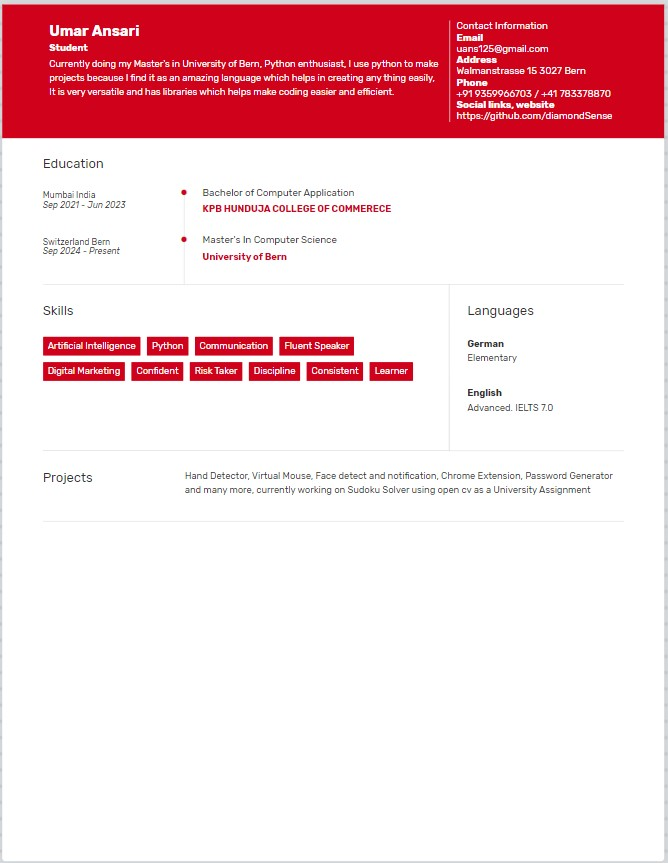
#> input picture New CV.jpg, 668 x 863 px
$ python -i converting_image.py   (imports and definitions only)
#> lines starting #> are read from the running program, lines starting #| are printed output that depends on the picture; after the words box and inside, x2 and y2 are one past the last pixel; in counts of white or black regions, pixels touching at a corner belong together
import sys
import cv2
import easygui
import matplotlib.pyplot as plt
import os
import tkinter as tk
from tkinter import *
from tkinter import messagebox

# [4 lines not run here, left out]
# [1 line that did not run here, left out]

def u ():
    Imagepath = easygui.fileopenbox()
    c(Imagepath)

def c(Imagepath):
#> called with Imagepath = '../New CV.jpg'
    originalimage = cv2.imread(Imagepath)
#> originalimage is the input picture: shape (863, 668, 3); mean B, G, R 216, 211.9, 244.4
    originalimage = cv2.cvtColor(originalimage, cv2.COLOR_BGR2RGB)

    if originalimage is None:
        print('Can not find any image')
        sys.exit()

    R_1 = cv2.resize(originalimage, (800,500))

    greyScaleImage = cv2.cvtColor(originalimage, cv2.COLOR_BGR2GRAY)
    R_2 = cv2.resize(originalimage, (800,500))

    smoothGreyScale = cv2.medianBlur(greyScaleImage, 5)
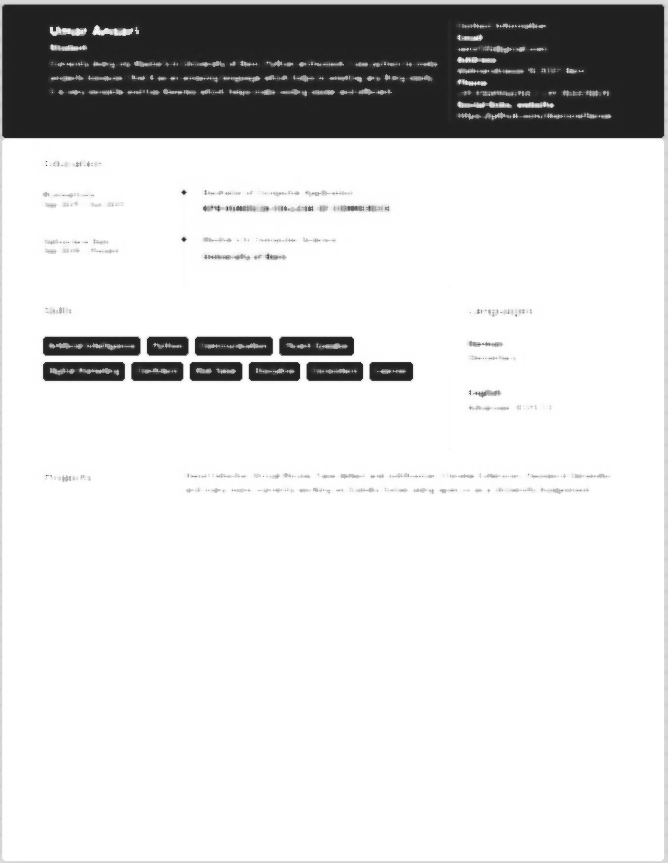
#> smoothGreyScale: shape (863, 668); min 31, max 255, mean 216.9
    R_3 =  cv2.resize(smoothGreyScale,(800,500) )
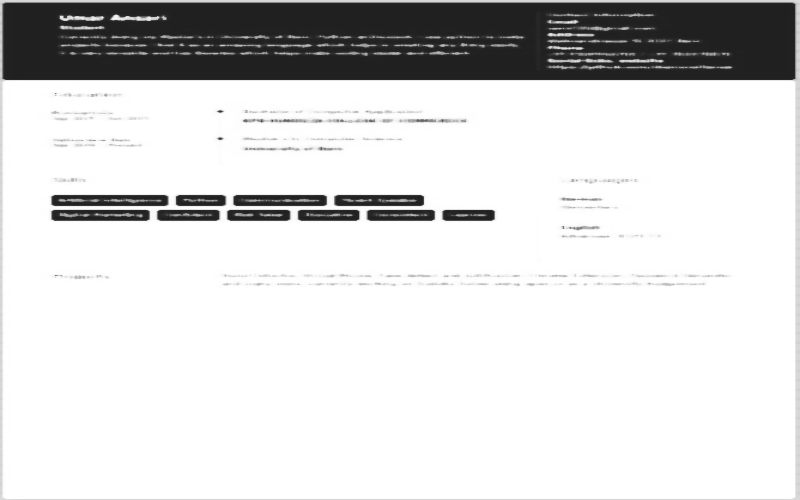
#> R_3: shape (500, 800); min 31, max 255, mean 216.9

    getedge = cv2.adaptiveThreshold(smoothGreyScale, 255,
                                    cv2.ADAPTIVE_THRESH_MEAN_C,
                                    cv2.THRESH_BINARY,9,9)
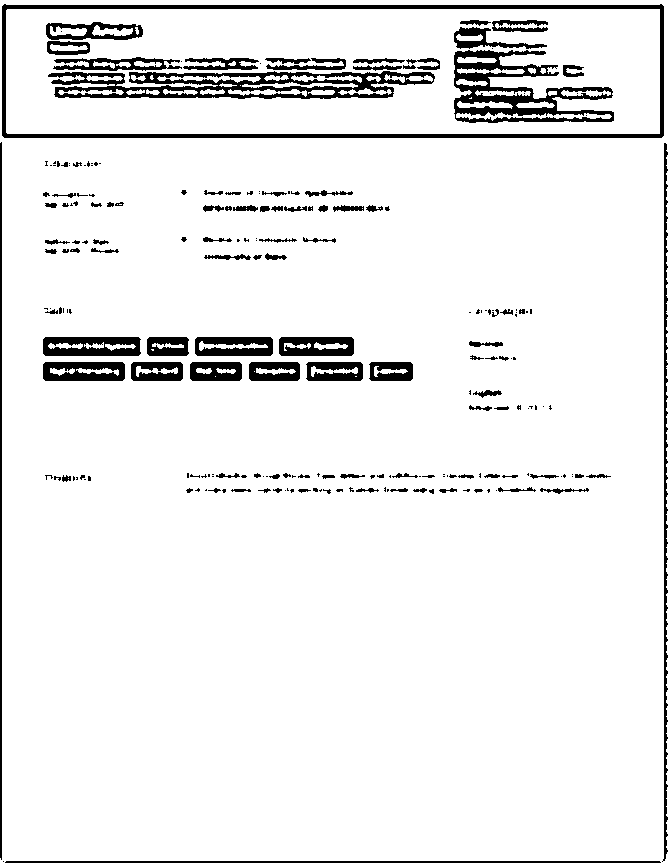
#> getedge: shape (863, 668); 92.9% white; 220 black regions (111 under 20 px), largest, box (x1, y1, x2, y2) and area: (2, 4, 664, 138) 6294, (48, 71, 435, 99) 5481, (454, 50, 614, 123) 4628
    R_4 = cv2.resize(getedge, (800,500))
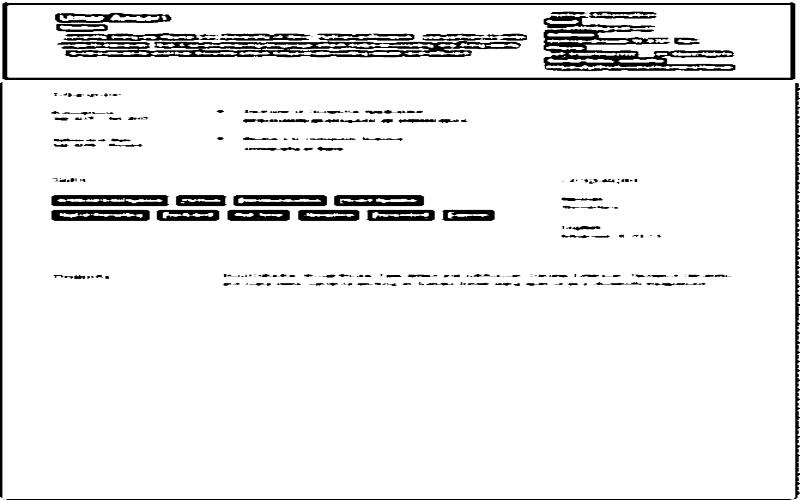
#> R_4: shape (500, 800); min 0, max 255, mean 237.2

    colorImage = cv2.bilateralFilter(originalimage, 9,300,300)
    R_5 = cv2.resize(colorImage, (800,500))
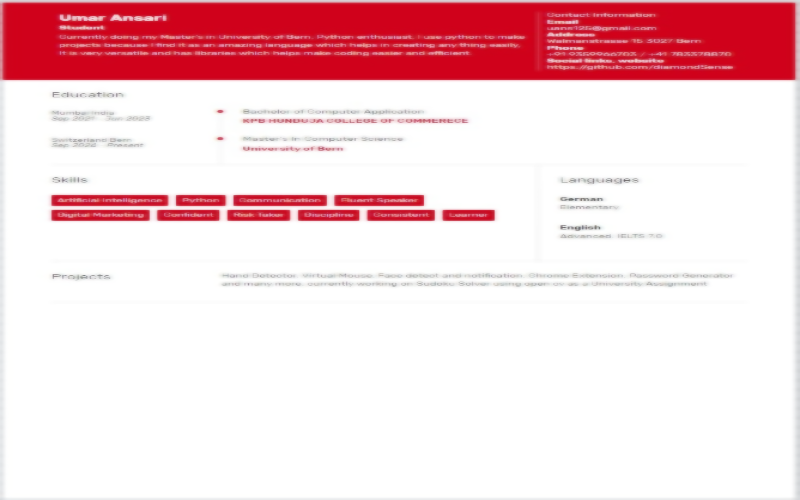
#> R_5: shape (500, 800, 3); mean R, G, B 244.6, 211.9, 216

    cartoonImage = cv2.bitwise_and(colorImage, colorImage,
                                   mask=getedge)
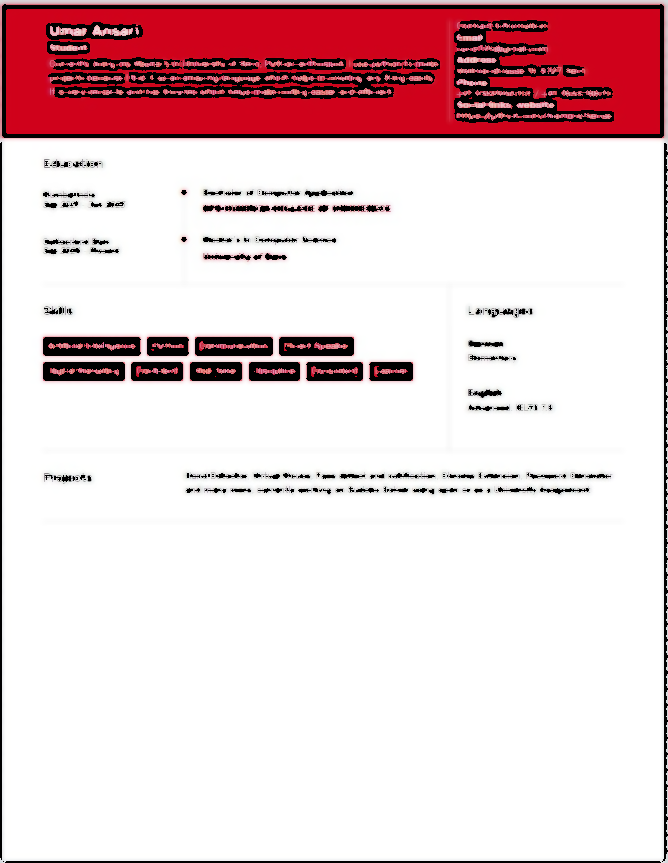
#> cartoonImage: shape (863, 668, 3); mean R, G, B 230, 206.5, 209.5
    R_6 = cv2.resize(cartoonImage, (800,500))
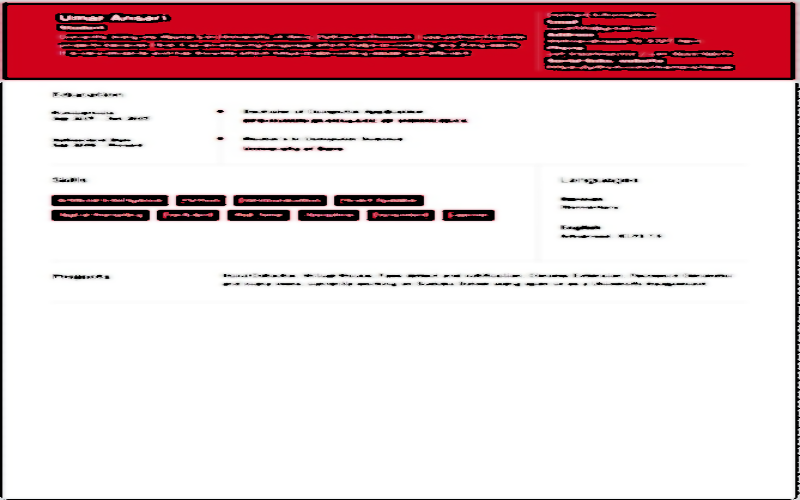
#> R_6: shape (500, 800, 3); mean R, G, B 230.1, 206.6, 209.6

    images = [R_1, R_2, R_3, R_4, R_5, R_6]

    fig,axes = plt.subplots(3,2, figsize=(8,8), subplot_kw ={
        'xticks': [], 'yticks': []}, gridspec_kw = dict(
            hspace= 0.1, wspace = 0.1
        ))

    for i, ax in enumerate(axes.flat):
        ax.imshow(images[i], cmap = 'gray')

#> (the run stopped early here; a loop or call above may not have finished)
